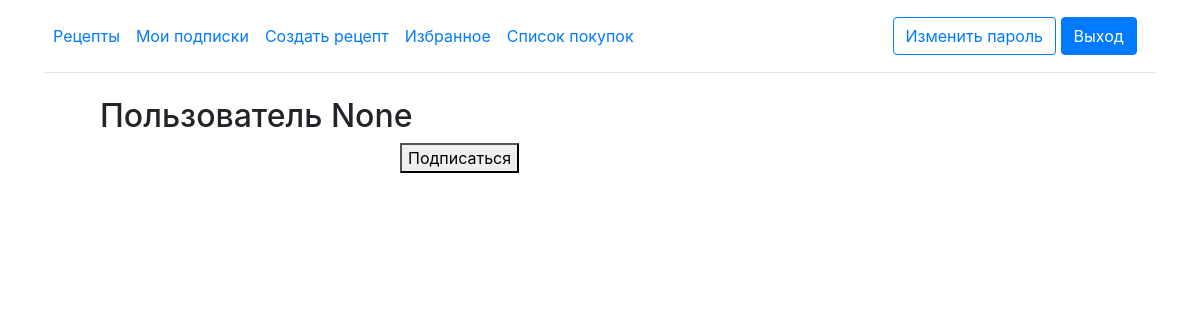
The page /subscribe/22 (signed in) on the database as committed earlier.
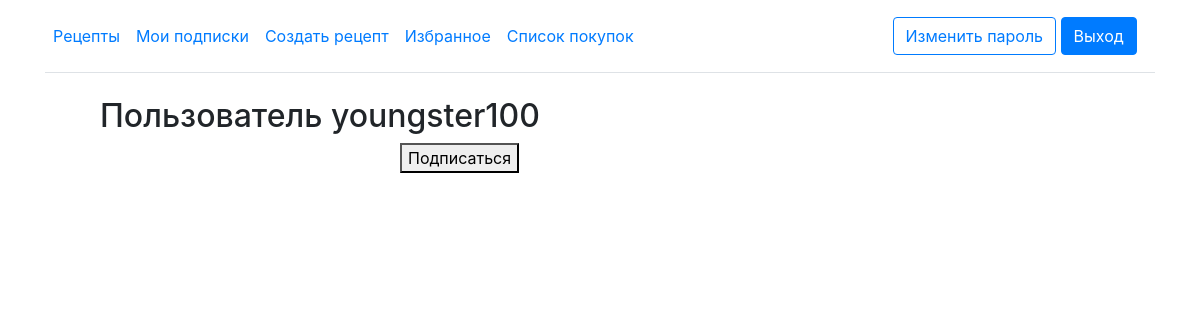
The same page on the database as committed later.
### app/models.py (models this page shows, shortened)
class Receipt(models.Model):
    user = models.ForeignKey(
        User, on_delete=models.CASCADE, null=True, blank=True)
    name = models.CharField(max_length=30)
    type = models.ForeignKey(Type, on_delete=models.SET_NULL, null=True, default='Ужин')
    cooking_time = models.CharField(max_length=30, default='30')
    img = models.ImageField(upload_to='images/', default='images/1.jpg') #
    instruction = models.TextField(default='Пока не добавлено')

### app/views.py (the view)
# urls.py: path('subscribe/<int:receipt_id>', subscribe, name='subscribe'),
@login_required
def subscribe(request, receipt_id):
    created = False
    own = False
    if request.method == 'POST':
        subscribed_to = Receipt.objects.get(id=receipt_id).user
        subscription, created = Subscription.objects.get_or_create(subscriber=request.user, subscribed_to=subscribed_to)
        if created:
            subscription.save()
        return redirect('mysubs')
    else:
        subscribed_to = Receipt.objects.get(id=receipt_id).user
        if Subscription.objects.filter(subscriber=request.user, subscribed_to=subscribed_to).exists():
            created = True
        if request.user == subscribed_to:
            own = True
        context = {'receipt': Receipt.objects.get(id=receipt_id), 'created': created, 'subscribed_to': subscribed_to, 'own': own}
        return render(request, 'subscribe.html', context)

### app/templates/subscribe.html (shortened to what this page needs)
{% extends 'base.html' %}
{% block content %}
  <div class="title"><h2> Пользователь {{ receipt.user }}</h2></div>
  <div class="main_block">
    {% if created %}
    Вы уже подписаны на пользователя {{ subscribed_to }}
    {% elif own %}
    Вы не можете подписаться на самого себя
    {% else %}
    <form method="post">
      <button type="submit">Подписаться</button>
    </form>
    {% endif %}
  </div>
{% endblock %}

Rows that differ between the two databases and show on the page:
changed Receipt: user "None" → "youngster100"
